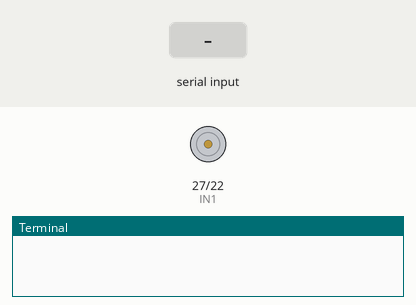
The program below on a simulated Raspberry Pi (BCM pin numbers). Parts: motor-driver pin pairs drawn as motors (green arrow = first pin HIGH = forward, orange = second pin HIGH = backward, longer = more drive, scaled by the enable pin), the last lines printed to the terminal. The test bench sets the inputs (shaded band).

Above: at 2.2 s.
2.3 s: "5\n" received over the second serial link
At 2.9 s:
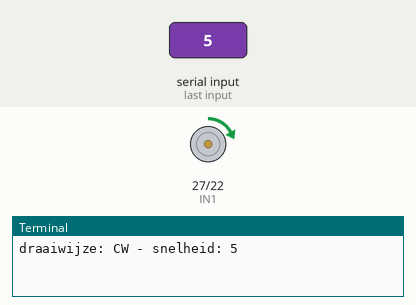
3.8 s: "90\n" received over the second serial link
At 4.2 s:
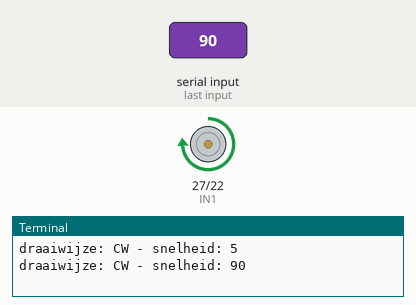
5.3 s: "0\n" received over the second serial link
At 6.4 s:
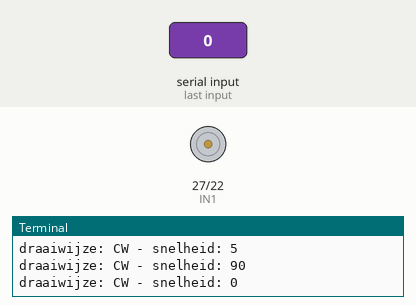
Timing chart, 0 to 8.3 s (numbered marks = the images above; inputs shaded):
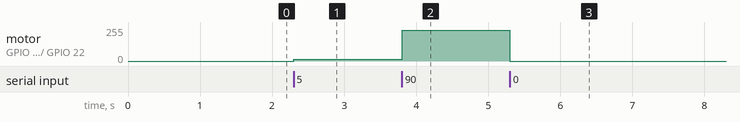

The program:

ser_recvPWMDir.py
```python
import serial
import time
import sys
import RPi.GPIO as gpio  # module om gpio poorten aan te spreken

# pins L293D motor controller (dual H-Bridge)
# IN1  IN2  direction
#  L    L      ---
#  H    L      CW
#  L    H      CCW
#  H    H      ---
EN1=17
IN1=27
IN2=22

# serial port
PORT="/dev/serial0"
BAUD=9600
debug=True
ser=None

try:
    # gpio pins initialiseren
    gpio.setmode(gpio.BCM)                    # gpio nummering
    gpio.setup([EN1, IN1, IN2], gpio.OUT)     # speed & direction motor
    pwmSnelheid = gpio.PWM(EN1, 60)           # 60 Hz
    pwmSnelheid.start(0)                      # 0% dutycycle

    # maken van serial object
    ser=serial.Serial(PORT, BAUD, parity=serial.PARITY_NONE, stopbits=serial.STOPBITS_ONE, bytesize=serial.EIGHTBITS)
    time.sleep(1)

except Exception as E:
    print("Geen connectie mogelijk op de seriële poort")
    if debug:
        print(E)
    sys.exit()

try:

    while True:
        try:
            # lezen van seriële poort
            waarde=int(ser.readline())
            if debug:
                print("draaiwijze: {} - snelheid: {}".format("CCW" if waarde<0 else "CW",abs(waarde)))
            # draairichting
            if waarde < 0:
                # CCW
                gpio.output(IN1, gpio.LOW)
                gpio.output(IN2, gpio.HIGH)
            else:
                # CW
                gpio.output(IN1, gpio.HIGH)
                gpio.output(IN2, gpio.LOW)
            # snelheid
            pwmSnelheid.ChangeDutyCycle(abs(waarde))
            # even wachten
            time.sleep(0.005)
        except Exception as E:
            print("Probleem ontvangen boodschap")
            if debug:
                print(E)

except:
    pass

finally:
    ser.close()
    pwmSnelheid.stop()
    gpio.cleanup()
```

Measured:
- after the input at 2.3 s, motor on GPIO 27 (IN1) / GPIO 22 (IN2): stopped → forward 13/255 at once
- after the input at 3.8 s, motor on GPIO 27 (IN1) / GPIO 22 (IN2): forward 13/255 → forward 230/255 at once
- after the input at 5.3 s, motor on GPIO 27 (IN1) / GPIO 22 (IN2): forward 230/255 → stopped at once
